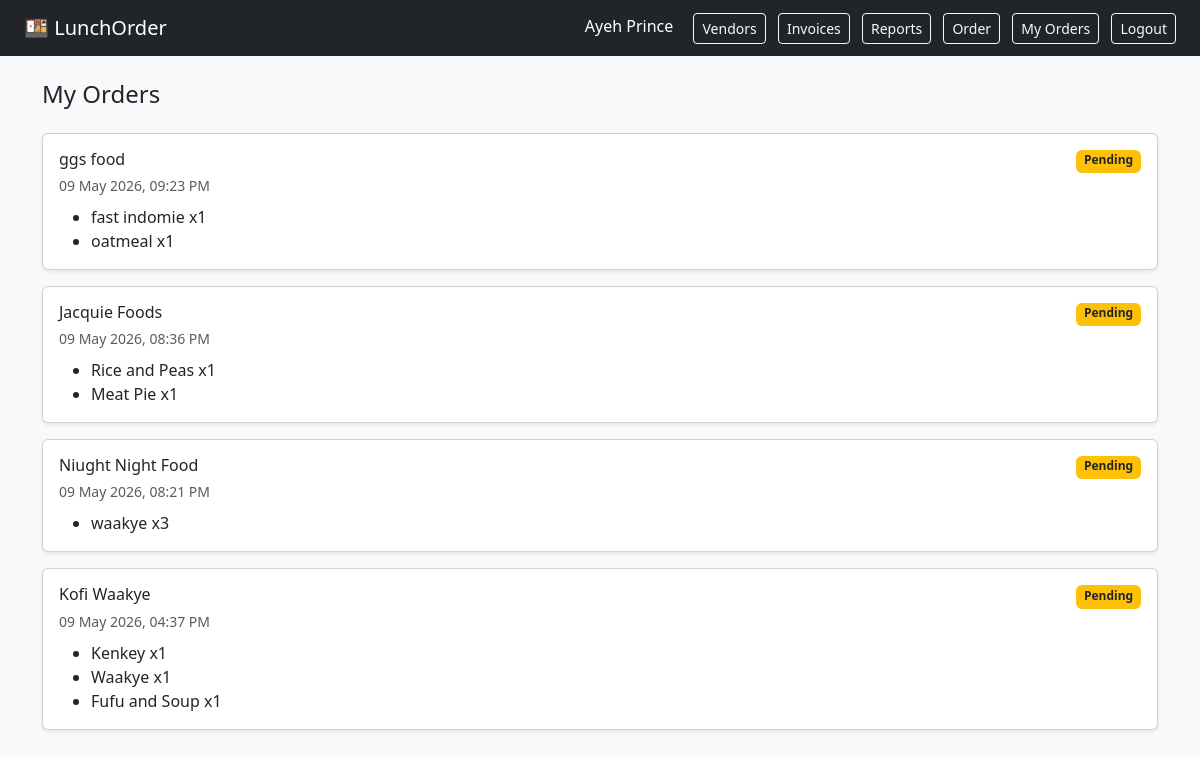
/my-orders (signed in), run on the app's committed database.
### app/models.py (models this page shows)
class Employee(UserMixin, db.Model):
    id = db.Column(db.Integer, primary_key=True)
    name = db.Column(db.String(100), nullable=False)
    email = db.Column(db.String(120), unique=True, nullable=False)
    password = db.Column(db.String(200), nullable=False)
    is_admin = db.Column(db.Boolean, default=False)
    orders = db.relationship('Order', backref='employee', lazy=True)

class Order(db.Model):
    id = db.Column(db.Integer, primary_key=True)
    employee_id = db.Column(db.Integer, db.ForeignKey('employee.id'), nullable=False)
    vendor_id = db.Column(db.Integer, db.ForeignKey('vendor.id'), nullable=False)
    status = db.Column(db.String(20), default='pending')
    created_at = db.Column(db.DateTime, default=datetime.utcnow)
    items = db.relationship('OrderItem', backref='order', lazy=True)
    vendor = db.relationship('Vendor', backref='orders')

class Vendor(db.Model):
    id = db.Column(db.Integer, primary_key=True)
    name = db.Column(db.String(100), nullable=False)
    contact_email = db.Column(db.String(120), nullable=False)
    phone = db.Column(db.String(20), nullable=False)
    cuisine_type = db.Column(db.String(50), nullable=False)
    is_active = db.Column(db.Boolean, default=False)
    order_deadline = db.Column(db.Time, nullable=True)
    menu_items = db.relationship('MenuItem', backref='vendor', lazy=True)

class OrderItem(db.Model):
    id = db.Column(db.Integer, primary_key=True)
    order_id = db.Column(db.Integer, db.ForeignKey('order.id'), nullable=False)
    menu_item_id = db.Column(db.Integer, db.ForeignKey('menu_item.id'), nullable=False)
    quantity = db.Column(db.Integer, default=1)
    notes = db.Column(db.String(255), nullable=True)
    menu_item = db.relationship('MenuItem')

class MenuItem(db.Model):
    id = db.Column(db.Integer, primary_key=True)
    vendor_id = db.Column(db.Integer, db.ForeignKey('vendor.id'), nullable=False)
    name = db.Column(db.String(100), nullable=False)
    description = db.Column(db.String(255), nullable=True)
    price = db.Column(db.Float, nullable=False)
    is_available = db.Column(db.Boolean, default=True)
    dietary_tag = db.Column(db.String(50), nullable=True)

### app/orders.py (the view)
@orders_bp.route('/my-orders')
@login_required
def my_orders():
    orders = Order.query.filter_by(employee_id=current_user.id)\
                        .order_by(Order.created_at.desc()).all()
    return render_template('orders/my_orders.html', orders=orders)

### app/auth.py (called while the page is built)
@login_manager.user_loader
def load_user(user_id):
    return Employee.query.get(int(user_id))

### app/templates/orders/my_orders.html
{% extends "base.html" %}
{% block content %}
<h4 class="mb-4">My Orders</h4>
{% if orders %}
{% for order in orders %}
<div class="card shadow-sm mb-3">
    <div class="card-body">
        <div class="d-flex justify-content-between">
            <h6 class="mb-1">{{ order.vendor.name }}</h6>
            <span class="badge bg-{{ 'success' if order.status == 'confirmed' else 'warning text-dark' if order.status == 'pending' else 'secondary' }}">
                {{ order.status | capitalize }}
            </span>
        </div>
        <small class="text-muted">{{ order.created_at.strftime('%d %b %Y, %I:%M %p') }}</small>
        <ul class="mt-2 mb-0">
            {% for oi in order.items %}
            <li>{{ oi.menu_item.name }} x{{ oi.quantity }}</li>
            {% endfor %}
        </ul>
    </div>
</div>
{% endfor %}
{% else %}
<p class="text-muted">You haven't placed any orders yet. <a href="{{ url_for('orders.browse') }}">Order now</a></p>
{% endif %}
{% endblock %}

### app/templates/base.html (shortened to what this page needs)
<!DOCTYPE html>
<html lang="en">
<head>
    <link href="https://cdn.jsdelivr.net/npm/bootstrap@5.3.0/dist/css/bootstrap.min.css" rel="stylesheet">
</head>
<body class="bg-light">
<nav class="navbar navbar-dark bg-dark px-4">
    <span class="navbar-brand">🍱 LunchOrder</span>
    <div>
        {% if current_user.is_authenticated %}
            <span class="text-white me-3">{{ current_user.name }}</span>
            {% if current_user.is_admin %}
                <a href="{{ url_for('vendor.vendor_list') }}" class="btn btn-outline-light btn-sm me-2">Vendors</a>
                <a href="{{ url_for('invoices.invoice_list') }}" class="btn btn-outline-light btn-sm me-2">Invoices</a>
                <a href="{{ url_for('reports.dashboard') }}" class="btn btn-outline-light btn-sm me-2">Reports</a>
            {% endif %}
            <a href="{{ url_for('orders.browse') }}" class="btn btn-outline-light btn-sm me-2">Order</a>
            <a href="{{ url_for('orders.my_orders') }}" class="btn btn-outline-light btn-sm me-2">My Orders</a>
            <a href="{{ url_for('auth.logout') }}" class="btn btn-outline-light btn-sm">Logout</a>
        {% else %}
            <a href="{{ url_for('auth.login') }}" class="btn btn-outline-light btn-sm me-2">Login</a>
            <a href="{{ url_for('auth.register') }}" class="btn btn-outline-light btn-sm">Register</a>
        {% endif %}
    </div>
</nav>
<div class="container mt-4">
    {% block content %}{% endblock %}
</div>
</body>
</html>

### data on the page
Employee: name "Ayeh Prince"
Order: vendor.name "ggs food", status "Pending", created_at "09 May 2026, 09:23 PM"
OrderItem: menu_item.name "fast indomie", quantity "1"
OrderItem: menu_item.name "oatmeal", quantity "1"
Order: vendor.name "Jacquie Foods", status "Pending", created_at "09 May 2026, 08:36 PM"
OrderItem: menu_item.name "Rice and Peas", quantity "1"
OrderItem: menu_item.name "Meat Pie", quantity "1"
Order: vendor.name "Niught Night Food", status "Pending", created_at "09 May 2026, 08:21 PM"
OrderItem: menu_item.name "waakye", quantity "3"
Order: vendor.name "Kofi Waakye", status "Pending", created_at "09 May 2026, 04:37 PM"
OrderItem: menu_item.name "Kenkey", quantity "1"
OrderItem: menu_item.name "Waakye", quantity "1"
OrderItem: menu_item.name "Fufu and Soup", quantity "1"
